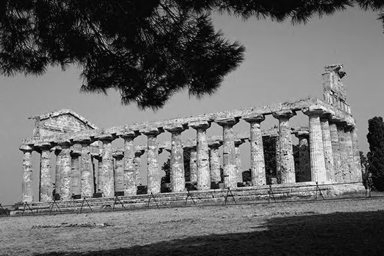
#> input picture Quantization/pic.png, 384 x 256 px
$ python sf.py ../Quantization/pic.png
#> lines starting #> are read from the running program, lines starting #| are printed output that depends on the picture
from PIL import Image
import numpy as np
import os
import sys

def filter2d(input_img, filter):
    # image array
    im_matrix = np.array(input_img)
    row, col = im_matrix.shape
    # zero padding
    filter_size = filter.shape[0]
    padding_size = filter_size // 2
    padding_im_matrix = zero_padding(im_matrix, padding_size)
    # convolution
    reverse_filter = np.flip(filter)
    convol_matrix = np.zeros((row + 2 * padding_size, col + 2 * padding_size))
    for i in range(padding_size, padding_size + row):
        for j in range(padding_size, padding_size + col):
            submatrix = padding_im_matrix[i - padding_size : i + padding_size + 1,
                                          j - padding_size : j + padding_size + 1]
            convol_matrix[i][j] = round((submatrix * reverse_filter).sum())
    # output
    output_im_matrix = convol_matrix[padding_size : padding_size + row,
                                     padding_size : padding_size + col]
    return Image.fromarray(output_im_matrix).convert("L")

def zero_padding(matrix, padding_size):
    row, col = matrix.shape
    new_matrix = np.zeros((row + 2 * padding_size, col + 2 * padding_size))
    new_matrix[padding_size : padding_size + row, padding_size : padding_size + col] = matrix
    return new_matrix

def high_boost_filtering(input_img, filter, k):
    im_matrix = np.array(input_img)
    blurred_im_matrix = np.array(filter2d(input_img, filter))
    mask_matrix = im_matrix - blurred_im_matrix
    return Image.fromarray(im_matrix + k * mask_matrix).convert("L")

def main():
    # image
    input_file = sys.argv[1]
    input_img = Image.open(input_file).convert('L')
#> input_img is the input picture: PIL image 384x256 L; min 0, max 255, mean 105.1
    # filters
    # filter_3_3 = np.ones((3, 3)) / 9
    # filter_5_5 = np.ones((5, 5)) / 25
    # filter_7_7 = np.ones((7, 7)) / 49
    filter_laplacian = np.array([[1, 1, 1],
                                 [1, -8, 1],
                                 [1, 1, 1]])
    # spatial-filtering
    output_img = filter2d(input_img, filter_laplacian)
#> in zero_padding, `new_matrix[padding_size : padding_size + row, padding_size : padding_s..`:
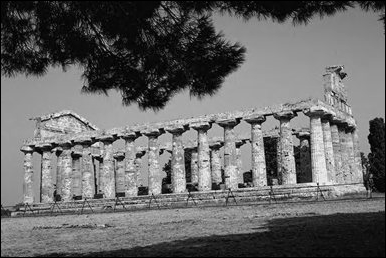
#> new_matrix: shape (258, 386) float64; min 0, max 255, mean 103.7
#> after the loop in filter2d, `for i in range(padding_size, padding_size + row):`:
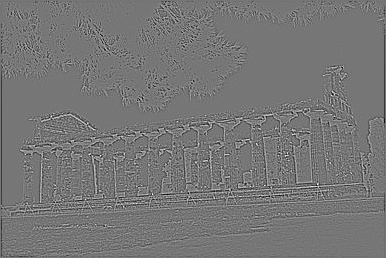
#> convol_matrix: shape (258, 386) float64; min -873, max 1001, mean -2; drawn with min black and max white
#> in filter2d, `output_im_matrix = convol_matrix[padding_size : padding_size + row, pa..`:
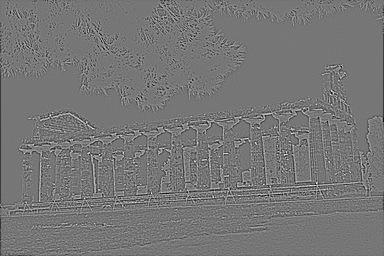
#> output_im_matrix: shape (256, 384) float64; min -873, max 1001, mean -2; drawn with min black and max white
#> in filter2d, `return Image.fromarray(output_im_matrix).convert("L")`:
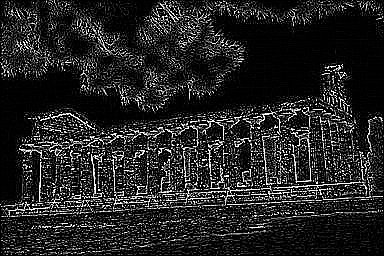
#> returned value: PIL image 384x256 L; min 0, max 255, mean 36.6
    # save output image
    f, e = os.path.splitext(input_file)
    output_file = f + "_sf" + e
    output_img.save(output_file)

if __name__ == "__main__":
    main()
